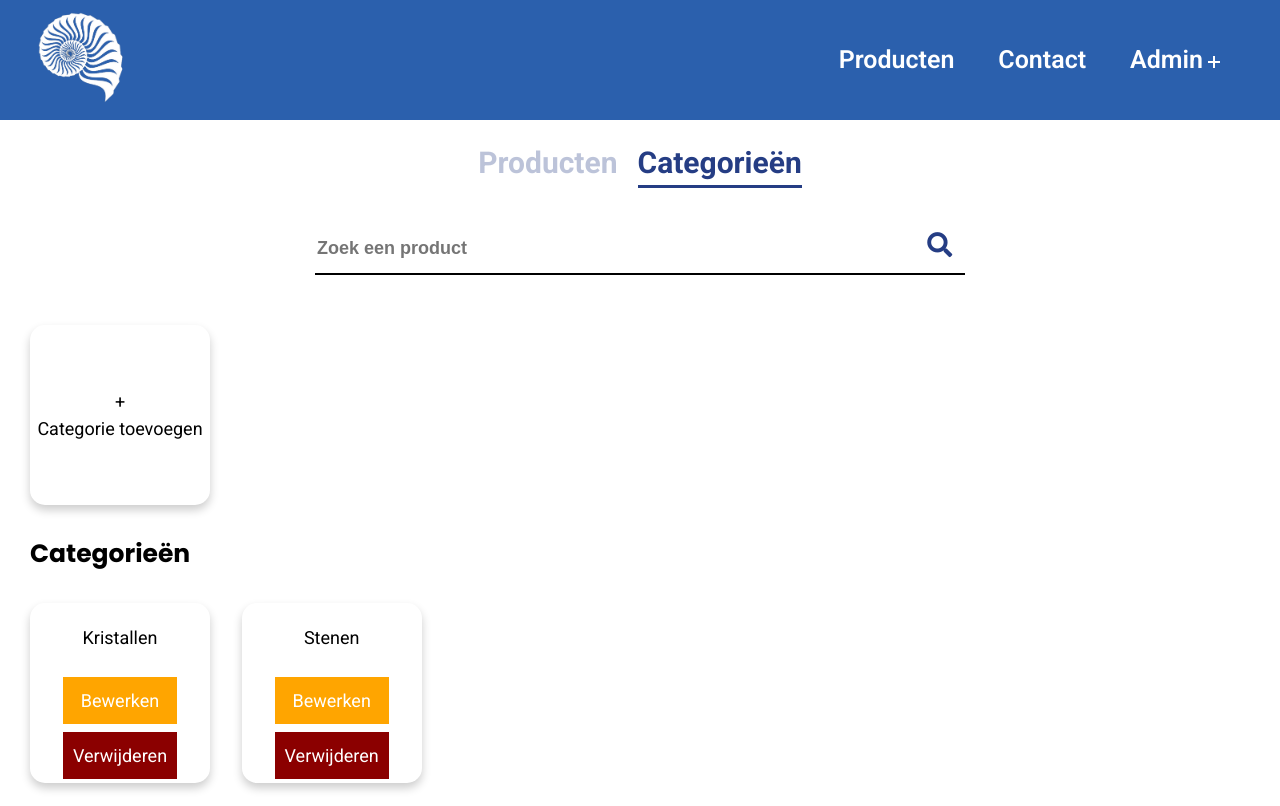
The page /categories.php (signed in) on the database its author committed.
### tables this page shows
CREATE TABLE `product_category` (
  `category_id` int(11) NOT NULL,
  `category_name` varchar(250) NOT NULL
);

### classes/dbh.php (called while the page is built)
<?php
class dbh
{
    public function connection()
    {
        try {
            $username = "root";
            $password = "";
            $pdo = new PDO('mysql:host=localhost;dbname=fas', $username, $password);
            return $pdo;
        } catch (PDOException $e) {
            print "Error!:" . $e->getMessage() . "<br/>";
            die();
        }
    }
}

### categories.php (the view, shortened to what this page needs)
<?php
include 'incs/header.php';
include 'classes/dbh.php';
$dbh = new Dbh();
?>
<body>
  <?php
  include 'incs/navBar.php';
  ?>
  <div id="admin-products-nav">
    <a href="products.php" id="admin-nav-producten" class="admin-products-nav-title" style="opacity: 0.3">Producten</a>
    <a href="categories.php\" id="admin-nav-categorieen" class="admin-products-nav-title" style="border-bottom: 3px solid #253d84">Categorieën</a>
  </div>
  <form class="search-bar" methode="post" action="">
    <input id="searchCategory" class="input-search" type="text" name="searchCategory" placeholder="Zoek een product">
    <button type="submit" name="submit-search"><i class="fas fa-search"></i></button>
  </form>
  <div id=all-categories>
    <div id="add-product">
      <a href="addCategory.php" id="add-product-href"> +<br>Categorie toevoegen</a>
    </div>
    <h2 id=categories-title>Categorieën</h2>
    <div id="categories-wrapper">
      <?php
      $stmtCategory = $dbh->connection()->prepare("SELECT * FROM product_category ORDER BY category_name ASC");
      $stmtCategory->execute();
      $resultCategory = $stmtCategory->fetchAll();
      foreach ($resultCategory as $row) {
        echo "
    <div class=\"category\">
    <p>$row[category_name]</p>
    <a href=\"editCategory.php?id=$row[category_id]\" style=\"background-color:orange\">Bewerken</a>
    <a href=\"deleteCategory.php?id=$row[category_id]\" style=\"background-color:darkred\">Verwijderen</a>
    </div>
    ";
      }
      ?>
    </div>
  </div>
  <?php
  include 'incs/footer.php';
  ?>

### css/styles.css (style rules this page uses)
html { font-size: 62.5%; font-family: "roboto", "sans-serif"; color: black; background: #fff; -webkit-font-smoothing: antialiased; -moz-osx-font-smoothing: grayscale; margin: 0; padding: 0; overflow-x: hidden; }
body { font-size: 1.6rem; line-height: 1.5; background: #fff; width: 100%; height: 100%; margin: 0; padding: 0; }
h1, h2, h3, h4, h5, h6 { font-family: "poppins", "sans-serif"; font-weight: bold; }
a { text-decoration: none; }
.form-control input, button { border: none; outline: none; border-radius: 30px; font-size: 1.1em; }
#add-product { margin-left: 30px; display: flex; }
#add-product-href { box-shadow: 0 5px 10px rgba(0, 0, 0, 0.2); background: transparent; color: black; width: 180px; height: 180px; border-radius: 15px; font-size: 18px; display: flex; justify-content: center; align-items: center; text-align: center; text-decoration: none; transition: 0.3s; cursor: pointer; font-size: 18px; }
#categories-title { margin-left: 30px; margin-top: 30px; margin-bottom: 30px; font-size: 25px; font-weight: bold; }
#categories-wrapper { display: grid; grid-template-columns: repeat(6, 1fr); grid-gap: 20px; margin: 0 auto 0 auto; margin-bottom: 30px; margin-left: 30px; }
.category { box-shadow: 0 5px 10px rgba(0, 0, 0, 0.2); background: transparent; color: black; width: 180px; height: 180px; border-radius: 15px; font-size: 18px; justify-content: center; align-items: center; text-align: center; text-decoration: none; transition: 0.3s; cursor: pointer; font-size: 18px; display: grid; }
.category a { padding: 10px; color: #fff; text-decoration: none; }
#admin-products-nav { display: flex; align-content: center; justify-content: center; text-align: center; margin-bottom: 30px; margin-top: 20px; }
.admin-products-nav-title { margin: 0 10px; font-size: 30px; font-weight: bold; color: #253d84; }
.search-bar { display: flex; justify-content: center; align-items: center; margin: 30px auto 50px auto; max-width: 650px; border-bottom: 2px solid black; }
.input-search { width: 100%; height: 100%; border: none; outline: none; font-size: 18px; font-weight: bold; margin-top: 5px; }
.search-bar button { width: 55px; height: 55px; border: none; outline: none; background-color: white; color: #253d84; font-size: 25px; font-weight: bold; cursor: pointer; margin-left: 15px; }

### rows shown on the page
product_category: category_name "Kristallen"
product_category: category_name "Stenen"
